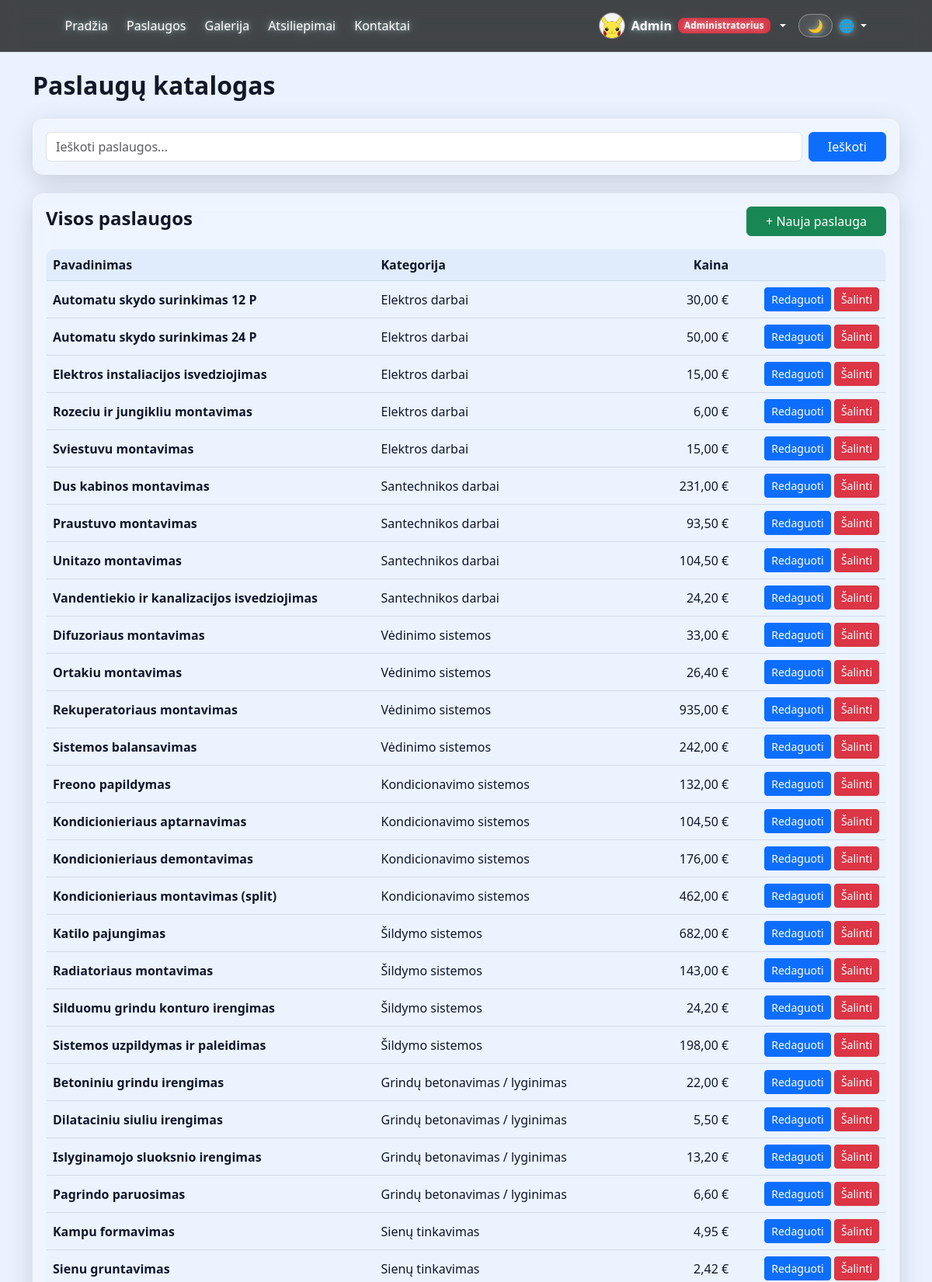
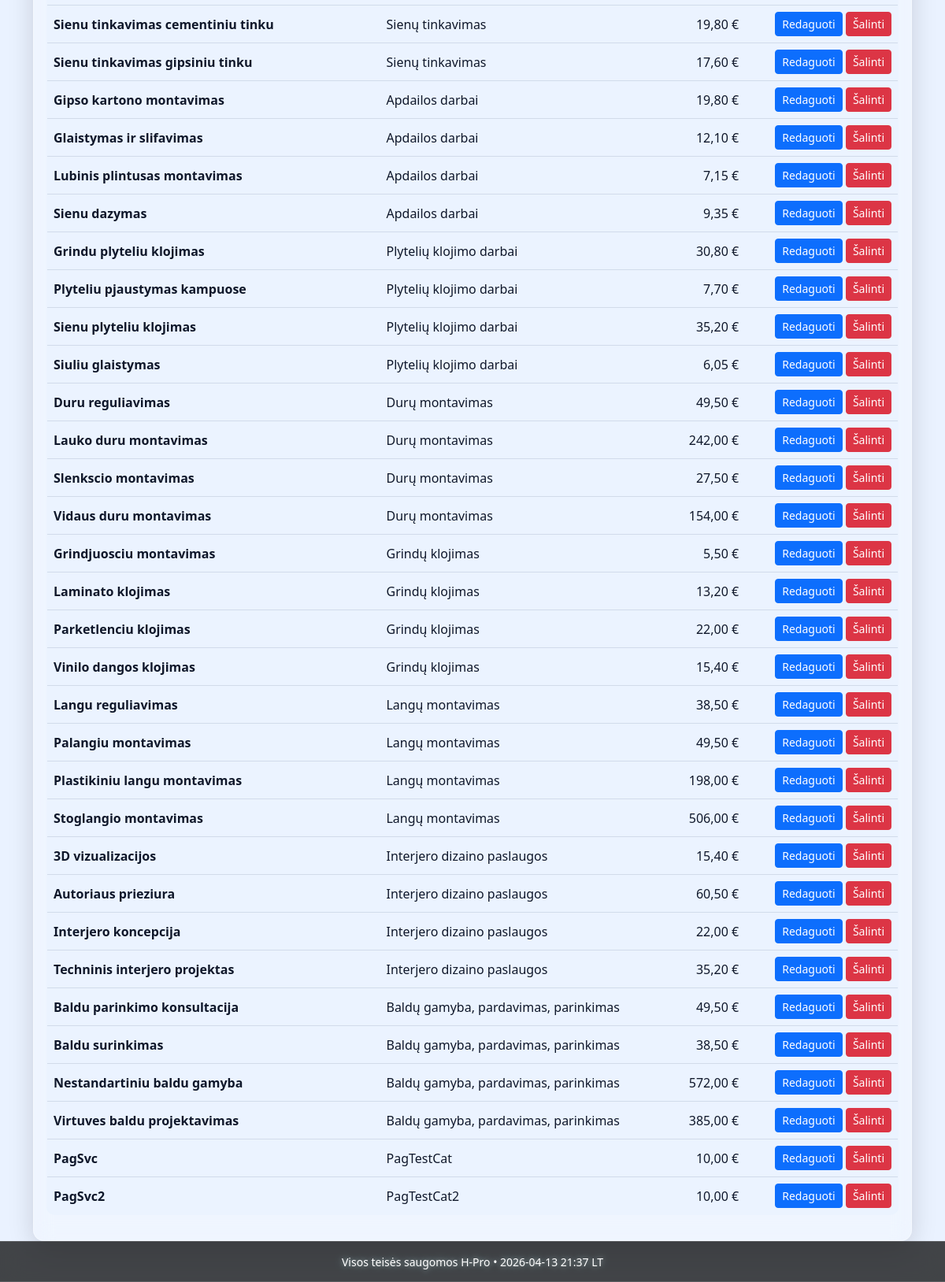
Before: /services/manage/ (signed in) with the older database file (2 pictures, top to bottom).
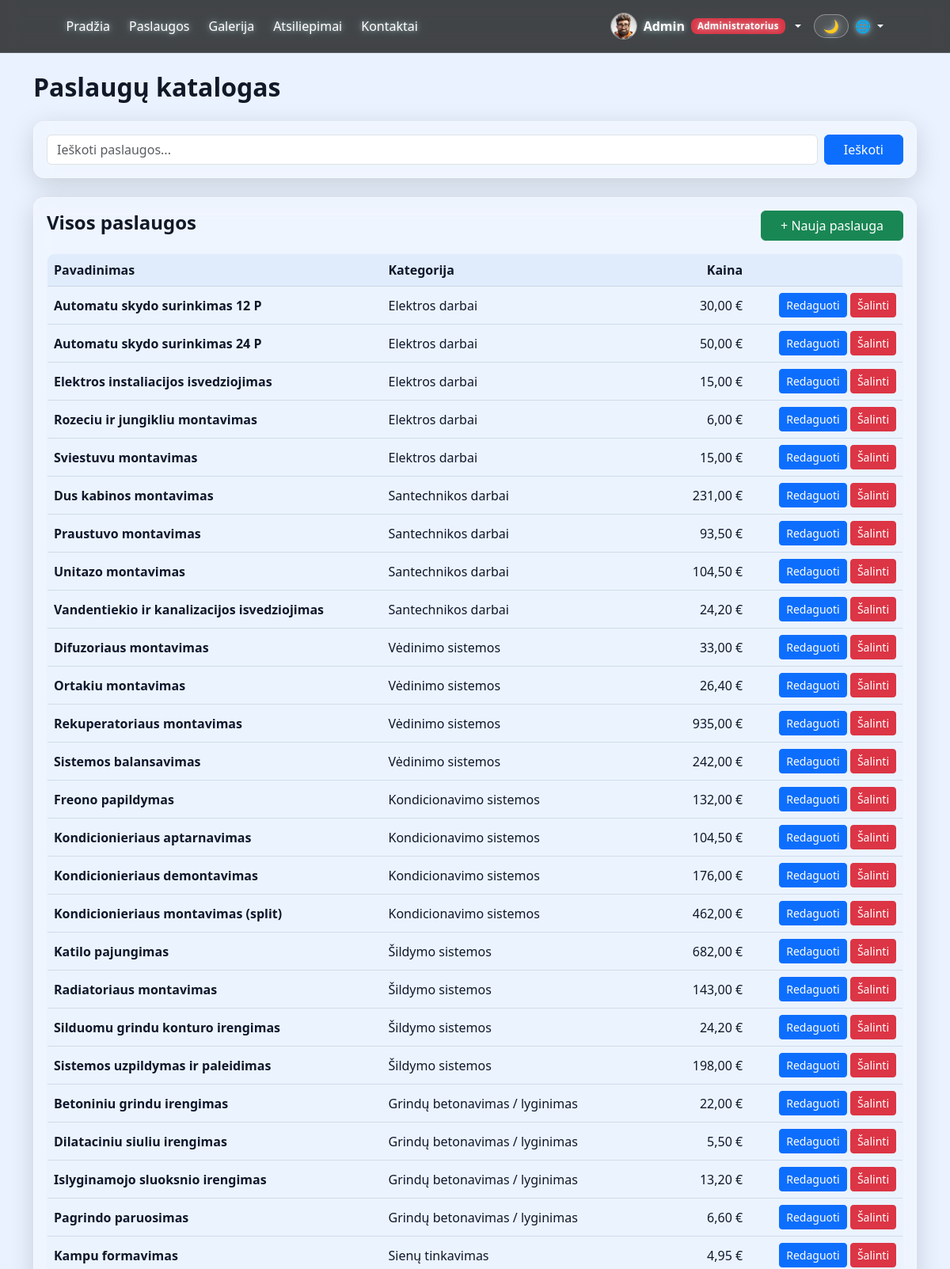
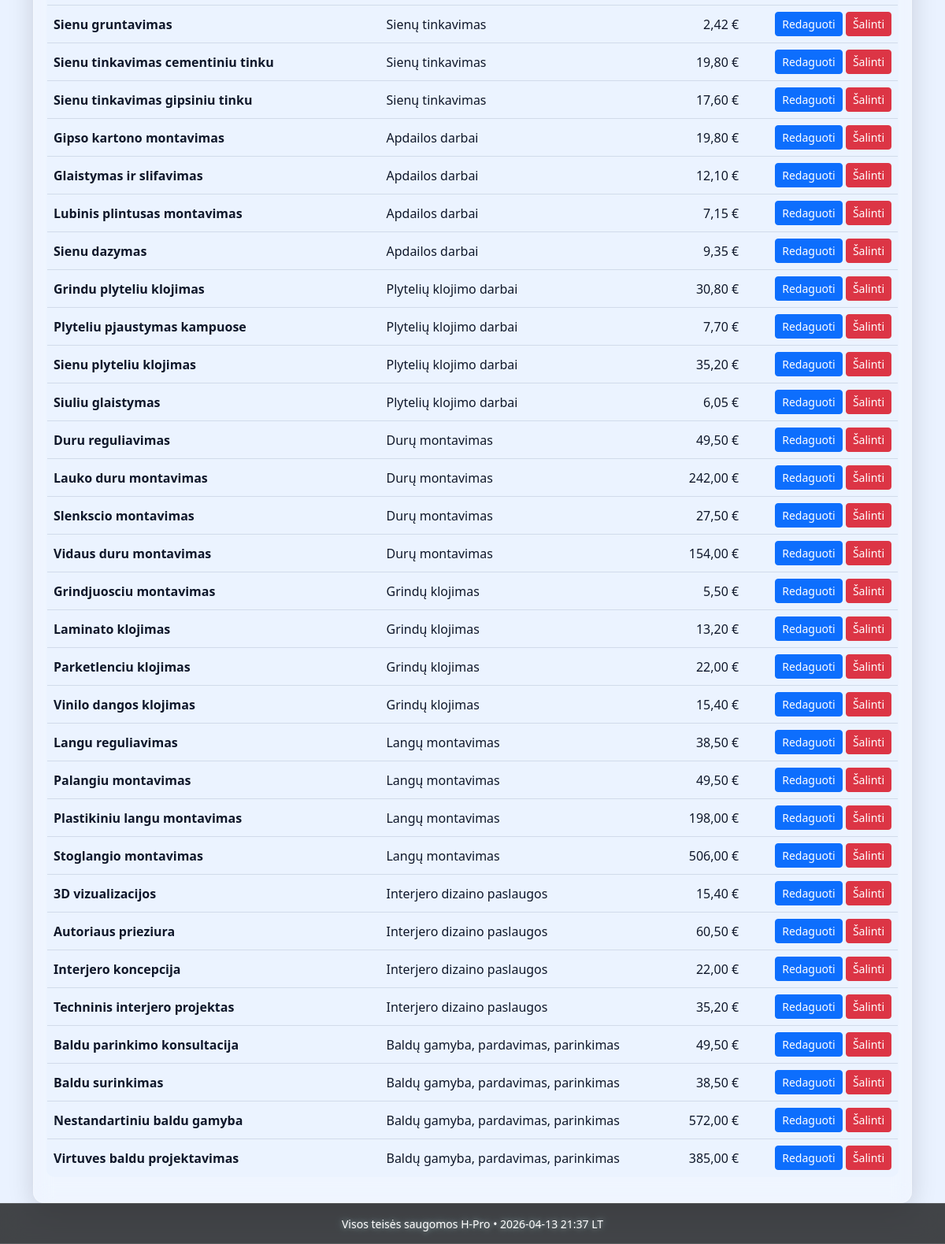
After: the same page with the newer database file (2 pictures, top to bottom).
### services/models.py (models this page shows, shortened)
class Service(models.Model):
    UNIT_CHOICES = [
        ('m2', 'm²'),
        ('m', _('bėginiai metrai')),
        ('vnt', _('vnt.')),
        ('h', _('valandos')),
        ('task', _('taškai')),
    ]
    category = models.ForeignKey(ServiceCategory, on_delete=models.CASCADE, related_name='services')
    name = models.CharField(max_length=200)
    description = models.TextField(blank=True, null=True)
    unit = models.CharField(max_length=10, choices=UNIT_CHOICES, default='vnt')
    price = models.DecimalField(max_digits=10, decimal_places=2)
    class Meta:
        verbose_name = _("Paslauga")
        verbose_name_plural = _("Paslaugos")
        ordering = ['category', 'name']

class ServiceCategory(models.Model):
    name = models.CharField(max_length=100, unique=True)
    description = models.TextField(blank=True, null=True)
    class Meta:
        verbose_name = _("Paslaugų kategorija")
        verbose_name_plural = _("Paslaugų kategorijos")
        ordering = ['id']

### main/models.py (models this page shows, shortened)
class Profile(models.Model):
    ROLE_CHOICES = [
        ('client', _('Klientas')),
        ('manager', _('Vadybininkas')),
        ('admin', _('Administratorius')),
        ('staff', _('Darbuotojas')),
    ]
    user = models.OneToOneField(User, on_delete=models.CASCADE, related_name='profile')
    avatar = models.ImageField(upload_to='avatars/', blank=True, null=True)
    bio = models.TextField(blank=True)
    phone = models.CharField(max_length=30, blank=True)
    city = models.CharField(max_length=100, blank=True)
    address = models.CharField(max_length=255, blank=True)
    role = models.CharField(max_length=20, choices=ROLE_CHOICES, default='client')
    is_legal_entity = models.BooleanField(default=False)
    company_name = models.CharField(max_length=255, blank=True)
    company_code = models.CharField(max_length=30, blank=True)
    company_vat_code = models.CharField(max_length=30, blank=True)
    company_address = models.CharField(max_length=255, blank=True)

### services/views.py (the view)
# urls.py: path('manage/', views.service_list, name='service_list'),
@login_required
def service_list(request):
    if not _can_manage(request):
        messages.error(request, _("Neturite teisės pasiekti šio puslapio."))
        return redirect('services_home')
    q = request.GET.get('q', '').strip()
    services = Service.objects.select_related('category').all()
    if q:
        services = services.filter(Q(name__icontains=q) | Q(category__name__icontains=q)).distinct()
    return render(request, 'services/service_list.html', {'services': services})

### main/context_processors.py (called while the page is built)
def company_info(request):
    return {
        'company_info': settings.COMPANY_INFO,
    }

### main/templatetags/role_badges.py (called while the page is built)
@register.simple_tag
def get_or_create_profile(user):
    if not user or not getattr(user, 'is_authenticated', False):
        return None
    profile, _ = Profile.objects.get_or_create(user=user)
    if user.is_superuser:
        if profile.role != 'admin':
            profile.role = 'admin'
            profile.save(update_fields=['role'])
    elif user.is_staff:
        if profile.role != 'staff':
            profile.role = 'staff'
            profile.save(update_fields=['role'])
    return profile

@register.simple_tag
def role_badge(role):
    colors = {
        'client': 'success',
        'manager': 'primary',
        'admin': 'danger',
        'staff': 'warning',
    }
    labels = {
        'client': _('Klientas'),
        'manager': _('Vadybininkas'),
        'admin': _('Administratorius'),
        'staff': _('Darbuotojas'),
    }
    color = colors.get(role, 'secondary')
    label = labels.get(role, role)
    return mark_safe(f'<span class="badge bg-{color}">{label}</span>')

### services/templates/services/service_list.html
{% extends 'main/base.html' %}
{% load static %}
{% load i18n %}
{% block content %}
<div class="container mt-4">
    <h2 class="fw-bold mb-4">{% trans "Paslaugų katalogas" %}</h2>
    <div class="glass-card p-3 mb-4">
        <form method="GET" class="d-flex gap-2">
            <input type="text" name="q" class="form-control" placeholder="{% trans 'Ieškoti paslaugos...' %}" value="{{ request.GET.q }}">
            <button class="btn btn-primary px-4">{% trans "Ieškoti" %}</button>
        </form>
    </div>
    <div class="glass-card p-3">
        <div class="d-flex justify-content-between align-items-center mb-3">
            <h4 class="fw-semibold">{% trans "Visos paslaugos" %}</h4>
            <a href="{% url 'service_create' %}" class="btn btn-success px-4">+ {% trans "Nauja paslauga" %}</a>
        </div>
        <div class="table-responsive">
            <table class="table table-hover align-middle">
                <thead>
                    <tr>
                        <th>{% trans "Pavadinimas" %}</th>
                        <th>{% trans "Kategorija" %}</th>
                        <th class="num-col">{% trans "Kaina" %}</th>
                        <th></th>
                    </tr>
                </thead>
                <tbody>
                    {% for service in services %}
                    <tr>
                        <td class="fw-semibold">{{ service.name }}</td>
                        <td>{{ service.category.name }}</td>
                        <td class="num-col">{{ service.price|floatformat:2 }} €</td>
                        <td class="text-end">
                            <a href="{% url 'service_edit' service.id %}" class="btn btn-sm btn-primary">{% trans "Redaguoti" %}</a>
                            <a href="{% url 'service_delete' service.id %}" class="btn btn-sm btn-danger">{% trans "Šalinti" %}</a>
                        </td>
                    </tr>
                    {% empty %}
                    <tr>
                        <td colspan="4" class="text-center text-muted py-4">
                            {% trans "Paslaugų nerasta." %}
                        </td>
                    </tr>
                    {% endfor %}
                </tbody>
            </table>
        </div>
    </div>
</div>
{% endblock %}

### main/templates/main/navbar.html (shortened to what this page needs)
{% load static %}
{% load role_badges %}
{% load i18n %}
<nav class="navbar navbar-expand-lg navbar-dark bg-dark bg-opacity-75 backdrop-blur">
    <div class="container-fluid">
        <div class="collapse navbar-collapse" id="mainNav">
            <ul class="navbar-nav me-auto align-items-lg-center gap-lg-2">
                <li class="nav-item"><a class="nav-link" href="{% url 'home' %}">{% trans "Pradžia" %}</a></li>
                <li class="nav-item"><a class="nav-link" href="{% url 'services_home' %}">{% trans "Paslaugos" %}</a></li>
                <li class="nav-item"><a class="nav-link" href="{% url 'gallery_home' %}">{% trans "Galerija" %}</a></li>
                <li class="nav-item"><a class="nav-link" href="{% url 'reviews_list' %}">{% trans "Atsiliepimai" %}</a></li>
                <li class="nav-item"><a class="nav-link" href="{% url 'contact' %}">{% trans "Kontaktai" %}</a></li>
            </ul>
            <ul class="navbar-nav ms-auto align-items-lg-center">
                {% if user.is_authenticated %}
                    {% get_or_create_profile user as nav_profile %}
                    <li class="nav-item dropdown user-menu">
                        <a class="nav-link dropdown-toggle d-flex align-items-center gap-2 py-2" href="#" role="button" data-bs-toggle="dropdown" aria-expanded="false">
                            {% if nav_profile and nav_profile.avatar and nav_profile.avatar.url %}
                                <img src="{{ nav_profile.avatar.url }}" alt="{{ user.username }}" class="nav-avatar">
                            {% else %}
                                <img src="{% static 'main/img/default-avatar.png' %}" alt="{{ user.username }}" class="nav-avatar">
                            {% endif %}
                            <span class="fw-semibold">{{ user.username }}</span>
                            {% if nav_profile %}
                                {% role_badge nav_profile.role %}
                            {% endif %}
                        </a>
                    </li>
                    {% else %}
                    <li class="nav-item">
                        <a href="{% url 'login' %}" class="btn btn-outline-light">{% trans "Prisijungti" %}</a>
                    </li>
                {% endif %}
                <li class="nav-item ms-lg-2">
                    <button id="themeToggle" type="button" class="btn nav-theme-toggle" aria-label="{% trans 'Dienos / nakties režimas' %}" title="{% trans 'Dienos / nakties režimas' %}">🌙</button>
                </li>
                <li class="nav-item dropdown">
                    <a class="nav-link dropdown-toggle" href="#" role="button" data-bs-toggle="dropdown" aria-expanded="false" style="cursor: pointer;">
                        🌐
                    </a>
                </li>
            </ul>
        </div>
    </div>
</nav>

Changed rows visible on the page:
removed Service: name "PagSvc", category.name "PagTestCat", price "10,00"
removed Service: name "PagSvc2", category.name "PagTestCat2", price "10,00"
changed Profile "Administratorius": avatar: picture added
